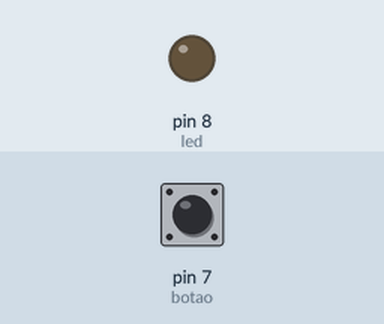
Bench run of a sketch on a simulated Arduino Uno, built with avr-gcc and run on an emulated ATmega328P. Parts: output pins drawn as LEDs (lit = HIGH). Inputs (shaded band) come from the test bench; at power-on: pin 7 (botao) LOW.

Above: at 1.2 s.
1.3 s: pin 7 (botao) pulled HIGH for 0.15 s
At 2.7 s:
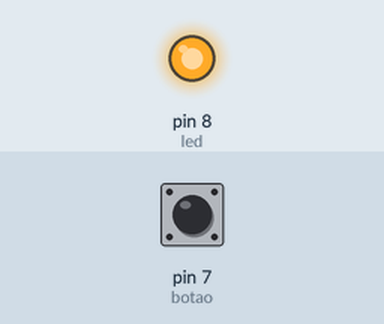
3.0 s: pin 7 (botao) pulled HIGH for 1 s
At 3.8 s:
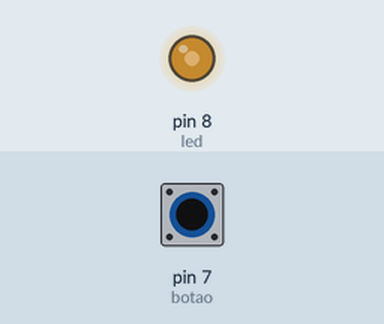
5.5 s: pin 7 (botao) pulled HIGH for 3.2 s
At 9.8 s:
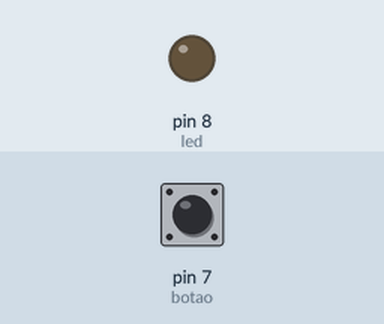
Timing chart, 0 to 11.3 s (numbered marks = the images above; inputs shaded):
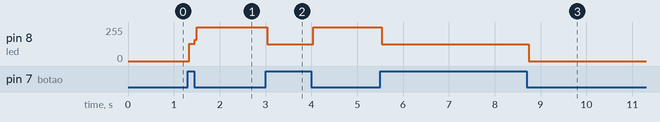

The sketch:

01.ino
```cpp
int led = 8;
int botao = 7;

void setup(){
  pinMode(led, OUTPUT);
  pinMode(botao, INPUT);
}

void loop(){
  if(digitalRead(botao) == HIGH){
    if(digitalRead(led) == LOW){
    	digitalWrite(led, HIGH);
    }else{
    	digitalWrite(led, LOW);
    }
  }
  //  digitalWrite(led, HIGH);
}
```

Measured:
- after the input at 1.3 s, pin 8 (led): 0/255 → 128/255 at once, → 255/255 0.12 s later
- after the input at 3.0 s, pin 8 (led): 255/255 → 127/255 at once, → 255/255 1.0 s later
- after the input at 5.5 s, pin 8 (led): 255/255 → 127/255 at once, → 0/255 3.2 s later
